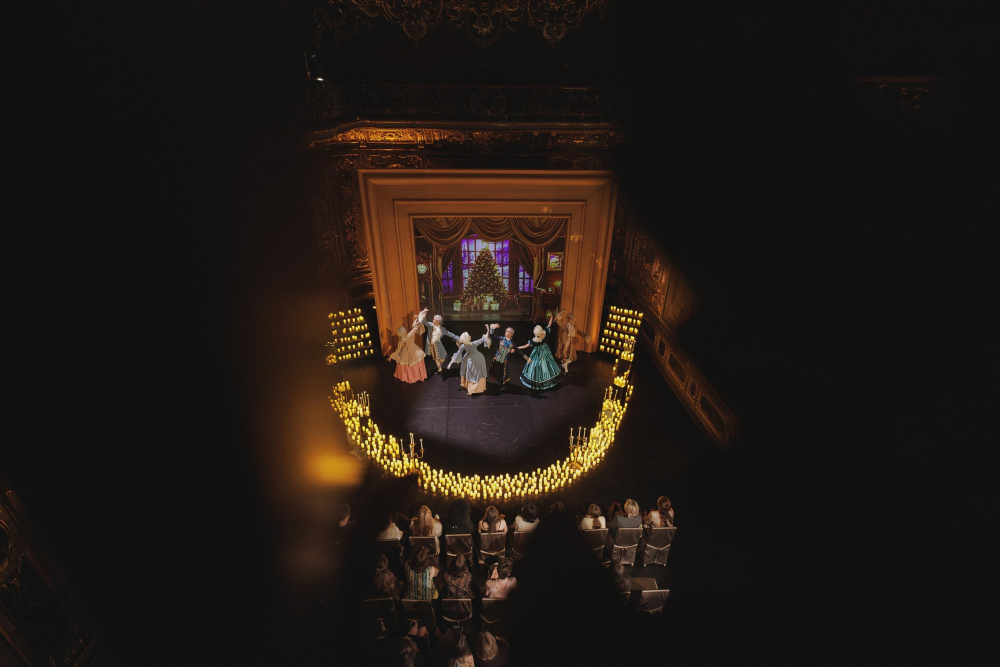
#> input picture tour-offer/photos/00_зал_свечи_сверху.jpg, 2000 x 1333 px (shown at 1/2 size); its folder holds only this picture in this run
$ python photos.py
#> lines starting #> are read from the running program, lines starting #| are printed output that depends on the picture
#> in make, im is the input picture: PIL image 2000x1333 RGB; mean R, G, B 31.6, 24.6, 20
"""Обработка фото для предложения: кадрирование, затемнение, плавный переход в грунт,
рваный бумажный край. Результат — JPEG, уже «запечённый» на цвет страницы (img/*.jpg)."""
import pathlib
import numpy as np
from PIL import Image, ImageFilter

HERE = pathlib.Path(__file__).parent
SRC = HERE / "photos"
OUT = HERE / "img"
DPI = 200

GROUND = (0x13, 0x11, 0x10)
PAPER = (0xED, 0xEB, 0xE5)
FIBER = (0xD8, 0xCD, 0xB2)  # светлая кромка бумаги на разрыве

# имя: файл, размер на странице (мм), центр кадра (x, y), увеличение,
#      затемнение, переходы в грунт «сторона:доля», рваные края, фон страницы
SPECS = {
    "cover":      dict(src="00_зал_свечи_сверху", mm=(210, 178), focus=(.50, .47), zoom=1.3, dim=1.0, fade="b:.55", bg=GROUND),
    "about":      dict(src="22_балерина_портрет_гапиенко", mm=(70, 102), focus=(.5, .45), zoom=1.0, dim=.95, torn="tblr", bg=GROUND),
    "swan":       dict(src="01_зал_туман_дуэт", mm=(210, 100), focus=(.5, .5), zoom=1.0, dim=.92, fade="b:.5", bg=GROUND),
    "swan2":      dict(src="08_зрители_свечи", mm=(210, 46), focus=(.5, .5), zoom=1.0, dim=.8, fade="t:.55,b:.3", bg=GROUND),
    "nut":        dict(src="12_щелкунчик_надпись_свечи", mm=(210, 90), focus=(.5, .5), zoom=1.0, dim=.95, fade="b:.45", bg=GROUND),
    "nut2":       dict(src="02_щелкунчик_состав", mm=(210, 62), focus=(.5, .4), zoom=1.0, dim=.9, fade="t:.4,b:.3", bg=GROUND),
    "gala":       dict(src="04_пачка_свечи", mm=(88, 100), focus=(.42, .5), zoom=1.0, dim=.92, torn="tblr", bg=GROUND),
    "gala2":      dict(src="06_костюм_деталь", mm=(84, 62), focus=(.5, .5), zoom=1.0, dim=.9, torn="tblr", bg=GROUND),
    "rep":        dict(src="14_ноты_свечи_2", mm=(210, 62), focus=(.5, .5), zoom=1.0, dim=.8, fade="b:.6", bg=GROUND),
    "group":      dict(src="07_репетиция", mm=(52, 78), focus=(.5, .45), zoom=1.0, dim=1.0, torn="tblr", bg=PAPER),
    "stage":      dict(src="08_зрители_свечи", mm=(178, 36), focus=(.5, .5), zoom=1.0, dim=.95, torn="tblr", bg=PAPER),
    "contact":    dict(src="10_ёлка_камин_рояль", mm=(210, 176), focus=(.5, .5), zoom=1.0, dim=.95, fade="b:.5", bg=GROUND),
}


def crop(im, mm, focus, zoom):
#> called with mm = (210, 178), focus = (0.5, 0.47), zoom = 1.3
    w, h = im.size
#> w = 2000; h = 1333
    ar = mm[0] / mm[1]
    cw, ch = (h * ar, h) if w / h > ar else (w, w / ar)
#> cw = 1572.6; ch = 1333
    cw, ch = cw / zoom, ch / zoom
#> cw = 1209.7; ch = 1025.4
    cx = min(max(focus[0] * w, cw / 2), w - cw / 2)
#> cx = 1000
    cy = min(max(focus[1] * h, ch / 2), h - ch / 2)
#> cy = 626.5
    return im.crop((int(cx - cw / 2), int(cy - ch / 2), int(cx + cw / 2), int(cy + ch / 2)))
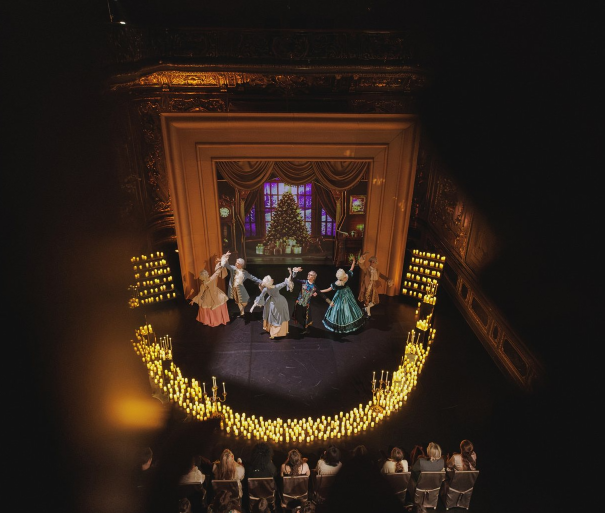
#> returned value: PIL image 1209x1026 RGB (shown at 1/2 size); mean R, G, B 46.9, 33.2, 23.8


def smooth_noise(n, rng, octaves=((90, .5), (30, .35), (9, .22))):
    """Одномерный шум для линии разрыва: сумма сглаженных случайных рядов."""
    out = np.zeros(n)
    for period, amp in octaves:
        pts = rng.random(n // period + 3)
        x = np.arange(n) / period
        i = x.astype(int)
        f = x - i
        f = f * f * (3 - 2 * f)
        out += amp * (pts[i] * (1 - f) + pts[i + 1] * f)
    out += rng.normal(0, .02, n)
    return out


def torn_alpha(w, h, edges, amp_px, rng):
    """Альфа-маска (1 внутри) и полоса кромки для рваных краёв выбранных сторон."""
    alpha = np.ones((h, w))
    rim = np.zeros((h, w))
    yy, xx = np.mgrid[0:h, 0:w]
    for e in edges:
        if e in "tb":
            d = amp_px * (.35 + smooth_noise(w, rng))
            dist = yy if e == "t" else (h - 1 - yy)
            dd = d[None, :]
        else:
            d = amp_px * (.35 + smooth_noise(h, rng))
            dist = xx if e == "l" else (w - 1 - xx)
            dd = d[:, None]
        a = np.clip((dist - dd) / 1.6 + .5, 0, 1)
        r = np.clip(1 - np.abs(dist - dd - 3.0) / 5.0, 0, 1)
        alpha = np.minimum(alpha, a)
        rim = np.maximum(rim, r * a)
    return alpha, rim


def fade_alpha(w, h, fade):
    alpha = np.ones((h, w))
    for part in fade.split(","):
        side, frac = part.split(":")
        n = int((h if side in "tb" else w) * float(frac))
        ramp = np.linspace(0, 1, n) ** 1.7
        total = h if side in "tb" else w
        line = np.concatenate([ramp, np.ones(total - n)]) if side in "tl" else np.concatenate([np.ones(total - n), ramp[::-1]])
        alpha *= line[:, None] if side in "tb" else line[None, :]
    return alpha


def make(name, spec, seed=7):
    rng = np.random.default_rng(seed + sum(map(ord, name)))
    im = Image.open(SRC / (spec["src"] + ".jpg")).convert("RGB")
    im = crop(im, spec["mm"], spec["focus"], spec.get("zoom", 1.0))
    w = round(spec["mm"][0] / 25.4 * DPI)
    h = round(spec["mm"][1] / 25.4 * DPI)
    im = im.resize((w, h), Image.LANCZOS)
#> im: PIL image 1654x1402 RGB
    a = np.asarray(im).astype(float) * spec.get("dim", 1.0)
    bg = np.array(spec["bg"], float)
    alpha = np.ones((h, w))
    if spec.get("fade"):
        alpha *= fade_alpha(w, h, spec["fade"])
    rim = np.zeros((h, w))
    if spec.get("torn"):
        ta, rim = torn_alpha(w, h, spec["torn"], amp_px=min(w, h) * .05, rng=rng)
        alpha *= ta
    out = a * alpha[..., None] + bg * (1 - alpha[..., None])
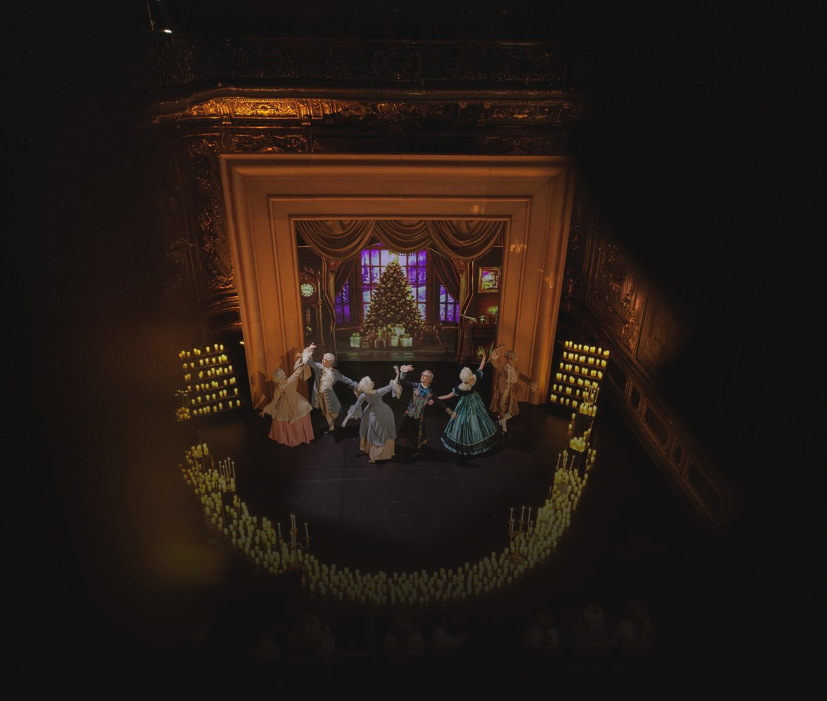
#> out: shape (1402, 1654, 3) float64 (shown at 1/2 size); mean R, G, B 36, 25.9, 20.2
    if spec.get("torn"):
        fib = np.array(FIBER, float)
        k = (rim * .22)[..., None]
        out = out * (1 - k) + fib * k
    Image.fromarray(np.clip(out, 0, 255).astype("uint8")).save(OUT / (name + ".jpg"), quality=84, optimize=True, progressive=True)


def build_all():
    OUT.mkdir(exist_ok=True)
    for name, spec in SPECS.items():
        make(name, spec)
    return list(SPECS)


if __name__ == "__main__":
#> (the run stopped early here; a loop or call above may not have finished)
